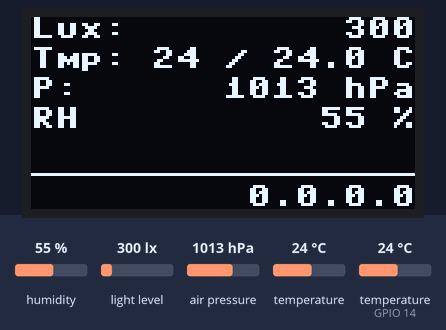
Bench run of a program on a simulated ESP8266 board running MicroPython. Shown: 128×64 one-colour display. The test bench sets the inputs (shaded band); at power-on: humidity 55 %, light level 300 lx, air pressure 1013 hPa, temperature 24 °C, temperature (sensor on GPIO 14) 24 °C. Deep sleep restarts the program when it ends; a WiFi scan finds one network, HomeNet; library files of the repository ran but are not shown: bh1750.py, bme280.py, ssd1306.py.

Above: at 2.5 s.

The program:

main.py
```python
from machine import Pin, I2C, ADC, deepsleep, RTC, DEEPSLEEP
from network import WLAN, STA_IF
from bh1750 import BH1750
from bme280 import BME280, BME280_OSAMPLE_16
from ssd1306 import SSD1306_I2C
from dht import DHT11
from math import floor
import urequests
import utime

# set i2c bus
i2c = I2C(sda=Pin(4), scl=Pin(5))
devices = i2c.scan()

# setup all devices
display = None if 0x3c not in devices else SSD1306_I2C(128, 64, i2c)
light_sensor = None if 0x23 not in devices else BH1750(i2c)
bme = None if 0x76 not in devices else BME280(i2c=i2c, mode=BME280_OSAMPLE_16)
dht = DHT11(Pin(14))
# adc = ADC(0)

adafruit_url = 'https://io.adafruit.com/api/v2/plugowski/groups/micrometeo/data'


def show(method: str, *args):
    if display is not None:
        getattr(display, method)(*args)
    elif method == 'text':
        print(args[0])


def justify_right(value, y):
    x = 128 - (8 * len(str(value)))
    show('text', str(value), x, y)


# connect to local network
wifi_ssid = b'SSID'
wifi_pass = b'PASS'
wifi = WLAN(STA_IF)
wifi.active(True)
available_networks = wifi.scan()

is_network = False
for ntwrk in available_networks:
    if ntwrk[0] == wifi_ssid:
        is_network = True

if is_network:
    wifi.connect(wifi_ssid, wifi_pass)
    while not wifi.isconnected():
        utime.sleep_ms(200)
else:
    wifi.disconnect()
    wifi.active(False)

dht.measure()
humidity = dht.humidity()
luminance = None if light_sensor is None else floor(light_sensor.luminance(BH1750.ONCE_HIRES_2))
# for some reason for correct pressure value, the temp should be called first!
temperature = None if bme is None else round(bme.temperature, 1)
pressure = None if bme is None else floor(bme.pressure / 100)

# jezeli ustawiony wyswietlacz
show('fill', 0)
show('text', 'Lux:', 0, 0)
justify_right(luminance, 0)
show('text', 'Tmp:', 0, 10)
justify_right(str(dht.temperature()) + ' / ' + str(temperature) + ' C', 10)
show('text', 'P: ', 0, 20)
justify_right(str(pressure) + ' hPa', 20)
show('text', 'RH', 0, 30)
justify_right(str(humidity) + ' %', 30)
show('line', 0, 52, 128, 52, 1)
justify_right(wifi.ifconfig()[0], 56)
show('show')
utime.sleep(2)

if wifi.isconnected():
    feed_data = [{'key': 'humidity', 'value': humidity}]
    if bme is not None:
        feed_data.append({'key': 'pressure', 'value': pressure})
        feed_data.append({'key': 'temperature', 'value': dht.temperature()})
    else:
        feed_data.append({'key': 'temperature', 'value': dht.temperature()})

    if light_sensor is not None:
        feed_data.append({'key': 'luminance', 'value': luminance})

    request = urequests.post(adafruit_url, json={'feeds': feed_data}, headers={'X-AIO-Key': 'b4a84d8373a447c1b9140167b3bb2f4d'})

rtc = RTC()
rtc.irq(trigger=RTC.ALARM0, wake=DEEPSLEEP)
rtc.alarm(RTC.ALARM0, 300000)
deepsleep()
```
